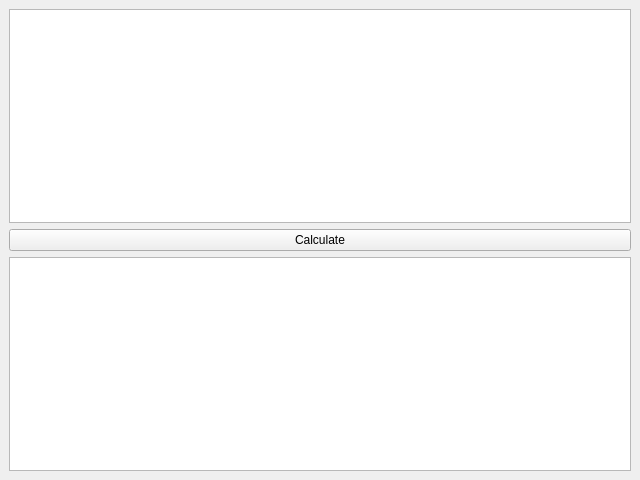
<?xml version="1.0" encoding="UTF-8"?>
<ui version="4.0">
 <class>MainWindow</class>
 <widget class="QMainWindow" name="MainWindow">
  <property name="geometry">
   <rect>
    <x>0</x>
    <y>0</y>
    <width>640</width>
    <height>480</height>
   </rect>
  </property>
  <property name="windowTitle">
   <string>Calculator</string>
  </property>
  <widget class="QWidget" name="centralwidget">
   <layout class="QVBoxLayout" name="verticalLayout">
    <item>
     <widget class="QTextEdit" name="codeTextEdit"/>
    </item>
    <item>
     <widget class="QPushButton" name="calculateButton">
      <property name="text">
       <string>Calculate</string>
      </property>
     </widget>
    </item>
    <item>
     <widget class="QTextEdit" name="resultTextEdit">
      <property name="readOnly">
       <bool>true</bool>
      </property>
     </widget>
    </item>
   </layout>
  </widget>
 </widget>
 <resources/>
 <connections/>
</ui>
